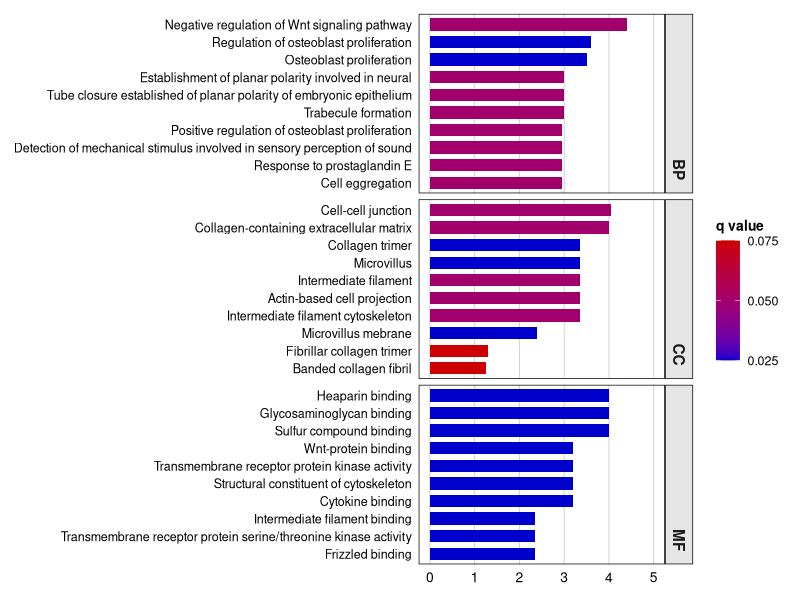

The R script that drew this image:
#!/usr/bin/env Rscript

# ============================================================================
# GO Enrichment Bar Chart - Plot Generation
# Reads: extracted_solution.csv (GO enrichment data)
# Outputs: extracted_solution.jpg (multi-panel faceted bar chart)
# ============================================================================

suppressPackageStartupMessages({
  library(ggplot2)
  library(dplyr)
})

# Read the GO enrichment data from current directory
data <- read.csv("extracted_solution.csv", stringsAsFactors = FALSE)

cat("Loaded GO enrichment data:\n")
cat("  Total terms:", nrow(data), "\n")
cat("  Categories:", paste(unique(data$Category), collapse = ", "), "\n\n")

# Convert Category to factor with specific order
data$Category <- factor(data$Category, levels = c("BP", "CC", "MF"))

# Reorder GO terms within each category by neg_log10_pvalue (descending)
# This ensures bars are ordered by significance within each panel
data <- data %>%
  group_by(Category) %>%
  arrange(Category, desc(neg_log10_pvalue)) %>%
  ungroup()

# Create factor with the ordered levels to maintain order in plot
data$GO_Term <- factor(data$GO_Term, levels = rev(data$GO_Term))

# Create the horizontal bar chart with facets
p <- ggplot(data, aes(x = neg_log10_pvalue, y = GO_Term, fill = q_value)) +
  geom_bar(stat = "identity", width = 0.7) +

  # Color gradient: blue (low q-value/high significance) to red (high q-value/low significance)
  scale_fill_gradient(
    low = "#0000CC",    # Blue for significant (low q-value)
    high = "#CC0000",   # Red for less significant (high q-value)
    name = "q value",
    breaks = c(0.025, 0.050, 0.075),
    labels = c("0.025", "0.050", "0.075")
  ) +

  # Facet by Category (BP, CC, MF) with free y-axis scales
  facet_grid(Category ~ ., scales = "free_y", space = "free_y",
             labeller = labeller(Category = c(BP = "BP", CC = "CC", MF = "MF"))) +

  # Labels
  labs(x = NULL, y = NULL) +

  # Theme customization
  theme_minimal(base_size = 11) +
  theme(
    # Axis text
    axis.text.y = element_text(size = 9, hjust = 1, color = "black"),
    axis.text.x = element_text(size = 10, color = "black"),

    # Legend
    legend.position = "right",
    legend.title = element_text(size = 10, face = "bold"),
    legend.text = element_text(size = 9),

    # Facet strips (panel labels)
    strip.text = element_text(size = 11, face = "bold", hjust = 0.95),
    strip.background = element_rect(fill = "grey90", color = "black", linewidth = 0.5),

    # Panel spacing and grid
    panel.spacing = unit(0.3, "lines"),
    panel.grid.major.y = element_blank(),
    panel.grid.minor = element_blank(),
    panel.grid.major.x = element_line(color = "grey80", linewidth = 0.3),
    panel.border = element_rect(color = "black", fill = NA, linewidth = 0.5),

    # Plot margins
    plot.margin = margin(10, 10, 10, 10)
  ) +

  # X-axis scale
  scale_x_continuous(breaks = seq(0, 5, 1), limits = c(0, 5))

# Save the plot as JPG
ggsave(
  "extracted_solution.jpg",
  plot = p,
  width = 10,
  height = 12,
  dpi = 300,
  device = "jpeg"
)

cat("\n✓ Generated extracted_solution.jpg\n")

# Print summary statistics
cat("\nSummary by category:\n")
summary_stats <- data %>%
  group_by(Category) %>%
  summarise(
    n_terms = n(),
    avg_log10p = mean(neg_log10_pvalue),
    max_log10p = max(neg_log10_pvalue)
  )
print(summary_stats)
